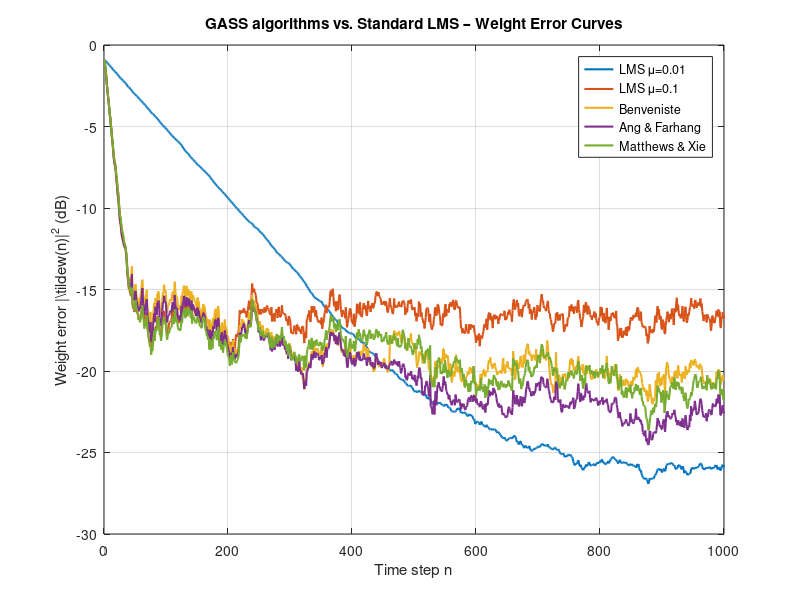
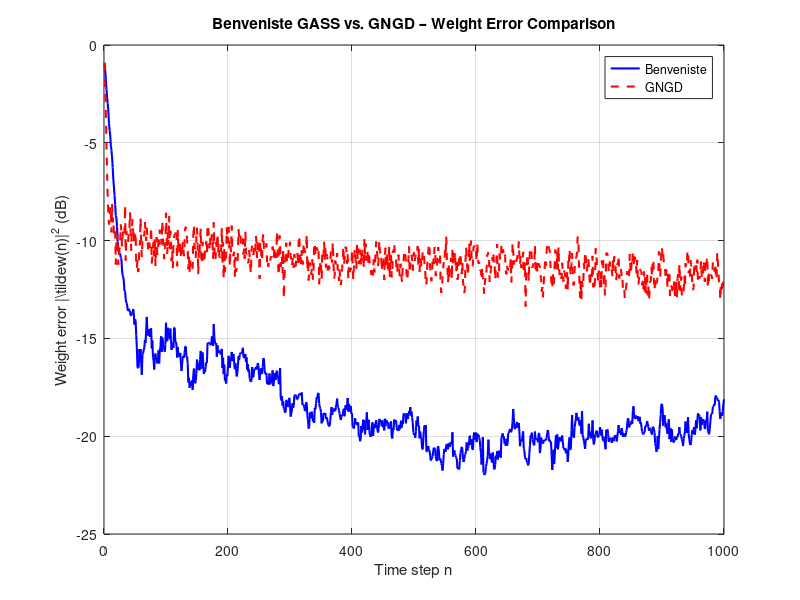

MATLAB code to generate these figures, in order:
%% ASPMI Part 2.2 – Adaptive Step Sizes

clc; clear; close all;

%% System parameters – MA(1) process

% x(n) = 0.9*eta(n-1) + eta(n),   eta ~ N(0, 0.5)
w_true   = 0.9;          % True MA(1) coefficient
sigma2_v = 0.5;          % Noise variance
N        = 1000;         % Samples per realization
L        = 100;          % Number of independent realizations

%% (a) GASS algorithms and standard LMS – weight error curves

rho_gass = 0.005;  
alpha_af  = 0.9;  
mu_fixed  = [0.01, 0.1];   

nAlg = 5;
wtilde_sum = zeros(nAlg, N); 

for l = 1:L
    % Generate noise eta and delayed version
    eta = sqrt(sigma2_v) * randn(1, N+1);
    u = eta(1:N);       % input: eta(n-1)  (one-sample delayed noise)
    d = w_true * u + eta(2:N+1);  % desired: x(n)

    % --- Standard LMS with mu = 0.01 ---
    w = 0; 
    for n = 1:N
        e = d(n) - w * u(n);
        wtilde_sum(1, n) = wtilde_sum(1, n) + (w_true - w)^2;
        w = w + mu_fixed(1) * e * u(n);
    end

    % --- Standard LMS with mu = 0.1 ---
    w = 0;
    for n = 1:N
        e = d(n) - w * u(n);
        wtilde_sum(2, n) = wtilde_sum(2, n) + (w_true - w)^2;
        w = w + mu_fixed(2) * e * u(n);
    end

    % --- Benveniste GASS ---
    % psi(n) = [I - mu(n-1)*u(n-1)*u(n-1)'] * psi(n-1) + e(n-1)*u(n-1)
    % mu(n+1) = mu(n) + rho * e(n) * u(n)' * psi(n)
    w = 0; mu = 0.1; psi = 0; e_prev = 0; u_prev = 0; mu_prev = mu;
    for n = 1:N
        e  = d(n) - w * u(n);
        wtilde_sum(3, n) = wtilde_sum(3, n) + (w_true - w)^2;
        % Update psi (scalar version for 1-tap filter)
        psi = (1 - mu_prev * u_prev^2) * psi + e_prev * u_prev;
        % Update mu (clamp to positive to keep stability)
        mu_new = mu + rho_gass * e * u(n) * psi;
        mu_new = max(1e-6, mu_new);
        % Update weight
        w = w + mu * e * u(n);
        % Shift state
        mu_prev = mu; mu = mu_new;
        u_prev = u(n); e_prev = e;
    end

    % --- Ang & Farhang GASS ---
    % psi(n) = alpha * psi(n-1) + e(n-1) * u(n-1)
    w = 0; mu = 0.1; psi = 0; e_prev = 0; u_prev = 0;
    for n = 1:N
        e  = d(n) - w * u(n);
        wtilde_sum(4, n) = wtilde_sum(4, n) + (w_true - w)^2;
        % Update psi
        psi = alpha_af * psi + e_prev * u_prev;
        % Update mu
        mu_new = mu + rho_gass * e * u(n) * psi;
        mu_new = max(1e-6, mu_new);
        % Update weight
        w = w + mu * e * u(n);
        mu = mu_new;
        u_prev = u(n); e_prev = e;
    end

    % --- Matthews & Xie GASS ---
    % psi(n) = e(n-1) * u(n-1)  (no memory)
    w = 0; mu = 0.1; e_prev = 0; u_prev = 0;
    for n = 1:N
        e  = d(n) - w * u(n);
        wtilde_sum(5, n) = wtilde_sum(5, n) + (w_true - w)^2;
        % Update psi (instantaneous)
        psi = e_prev * u_prev;
        % Update mu
        mu_new = mu + rho_gass * e * u(n) * psi;
        mu_new = max(1e-6, mu_new);
        % Update weight
        w = w + mu * e * u(n);
        mu = mu_new;
        u_prev = u(n); e_prev = e;
    end
end

% Average over realizations
wtilde_avg = wtilde_sum / L;

% Plot weight error curves
alg_names = {'LMS \mu=0.01', 'LMS \mu=0.1', 'Benveniste', 'Ang & Farhang', 'Matthews & Xie'};
colors     = lines(nAlg);

figure;
for k = 1:nAlg
    plot(1:N, 10*log10(wtilde_avg(k,:) + eps), 'Color', colors(k,:), 'LineWidth', 1.5);
    hold on;
end
xlabel('Time step n');
ylabel('Weight error |\tilde{w}(n)|^2 (dB)');
title('GASS algorithms vs. Standard LMS – Weight Error Curves');
legend(alg_names, 'Location', 'best');
grid on;

%% (c) GNGD algorithm and comparison with Benveniste

rho_gngd  = 0.05;     % GNGD meta learning rate
beta_gngd = 1;        % Fixed normalised step size for GNGD
eps0      = 1;        % Initial regularisation

wtilde_benv = zeros(1, N);
wtilde_gngd = zeros(1, N);

for l = 1:L
    eta = sqrt(sigma2_v) * randn(1, N+1);
    u   = eta(1:N);
    d   = w_true * u + eta(2:N+1);

    % --- Benveniste (repeated from part a for direct comparison) ---
    w = 0; mu_b = 0.1; psi = 0; e_prev = 0; u_prev = 0; mu_prev = mu_b;
    for n = 1:N
        e = d(n) - w * u(n);
        wtilde_benv(n) = wtilde_benv(n) + (w_true - w)^2;
        psi    = (1 - mu_prev * u_prev^2) * psi + e_prev * u_prev;
        mu_new = max(1e-6, mu_b + rho_gass * e * u(n) * psi);
        w      = w + mu_b * e * u(n);
        mu_prev = mu_b; mu_b = mu_new;
        u_prev = u(n); e_prev = e;
    end

    % --- GNGD ---
    w = 0; eps_n = eps0; eps_prev = eps0; e_prev = 0; u_prev = 0;
    for n = 1:N
        e = d(n) - w * u(n);
        wtilde_gngd(n) = wtilde_gngd(n) + (w_true - w)^2;
        % Update epsilon
        denom  = (eps_prev + u_prev^2)^2;
        eps_new = eps_n - rho_gngd * beta_gngd * (e * e_prev * u(n) * u_prev) / (denom + eps);
        eps_new = max(1e-6, eps_new);   % Keep epsilon non-negative
        % NLMS-style weight update
        w = w + beta_gngd / (eps_n + u(n)^2) * e * u(n);
        % Shift state
        eps_prev = eps_n; eps_n = eps_new;
        u_prev = u(n); e_prev = e;
    end
end

wtilde_benv = wtilde_benv / L;
wtilde_gngd = wtilde_gngd / L;

figure;
plot(1:N, 10*log10(wtilde_benv + eps), 'b', 'LineWidth', 1.5); hold on;
plot(1:N, 10*log10(wtilde_gngd + eps), 'r--', 'LineWidth', 1.5);
xlabel('Time step n');
ylabel('Weight error |\tilde{w}(n)|^2 (dB)');
title('Benveniste GASS vs. GNGD – Weight Error Comparison');
legend({'Benveniste', 'GNGD'}, 'Location', 'best');
grid on;
